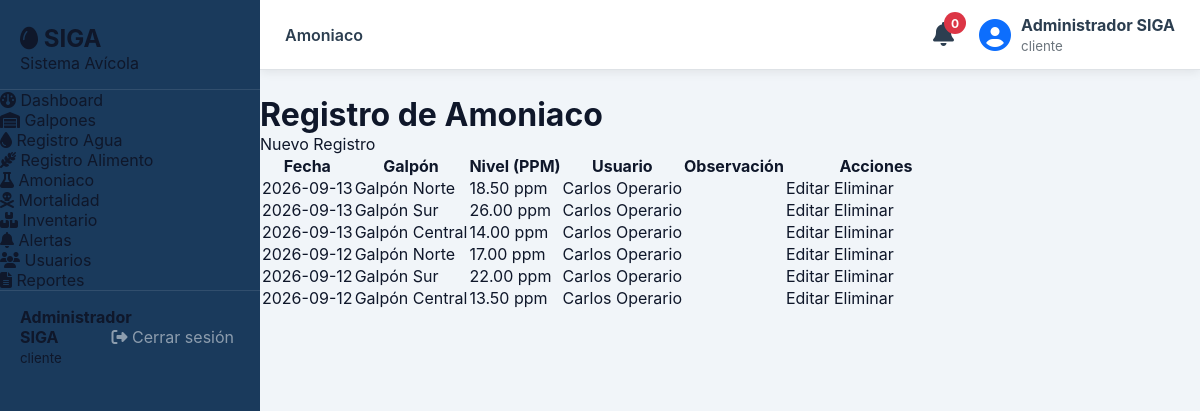
The page /legacy-php/modules/amoniaco/index.php (signed in) on the database its author committed.
### tables this page shows
CREATE TABLE IF NOT EXISTS `registros_amoniaco` (
  `id`          INT UNSIGNED NOT NULL AUTO_INCREMENT,
  `galpon_id`   INT UNSIGNED NOT NULL,
  `fecha`       DATE         NOT NULL,
  `nivel_ppm`   DECIMAL(8,2) NOT NULL DEFAULT 0,
  `usuario_id`  INT UNSIGNED NOT NULL,
  `observacion` TEXT,
  `created_at`  DATETIME NOT NULL DEFAULT CURRENT_TIMESTAMP,
  PRIMARY KEY (`id`),
  CONSTRAINT `fk_amoniaco_galpon`  FOREIGN KEY (`galpon_id`)  REFERENCES `galpones`(`id`) ON DELETE CASCADE,
  CONSTRAINT `fk_amoniaco_usuario` FOREIGN KEY (`usuario_id`) REFERENCES `usuarios`(`id`)
);

CREATE TABLE IF NOT EXISTS `galpones` (
  `id`                  INT UNSIGNED NOT NULL AUTO_INCREMENT,
  `codigo`              VARCHAR(20)  NOT NULL UNIQUE,
  `nombre`              VARCHAR(100) NOT NULL,
  `ubicacion`           VARCHAR(200),
  `capacidad_maxima`    INT UNSIGNED NOT NULL DEFAULT 0,
  `cantidad_actual`     INT UNSIGNED NOT NULL DEFAULT 0,
  `estado`              ENUM('activo','inactivo','mantenimiento') NOT NULL DEFAULT 'activo',
  `responsable_id`      INT UNSIGNED,
  `created_at`          DATETIME NOT NULL DEFAULT CURRENT_TIMESTAMP,
  PRIMARY KEY (`id`),
  CONSTRAINT `fk_galpones_responsable` FOREIGN KEY (`responsable_id`) REFERENCES `usuarios`(`id`) ON DELETE SET NULL
);

CREATE TABLE IF NOT EXISTS `usuarios` (
  `id`              INT UNSIGNED NOT NULL AUTO_INCREMENT,
  `nombre_completo` VARCHAR(150) NOT NULL,
  `documento`       VARCHAR(30)  NOT NULL UNIQUE,
  `email`           VARCHAR(120) NOT NULL UNIQUE,
  `telefono`        VARCHAR(20),
  `password_hash`   VARCHAR(255) NOT NULL,
  `rol_id`          INT UNSIGNED NOT NULL DEFAULT 2,
  `activo`          TINYINT(1)   NOT NULL DEFAULT 1,
  `created_at`      DATETIME     NOT NULL DEFAULT CURRENT_TIMESTAMP,
  `updated_at`      DATETIME     NOT NULL DEFAULT CURRENT_TIMESTAMP ON UPDATE CURRENT_TIMESTAMP,
  PRIMARY KEY (`id`),
  CONSTRAINT `fk_usuarios_rol` FOREIGN KEY (`rol_id`) REFERENCES `roles`(`id`)
);

### legacy-php/modules/amoniaco/index.php (the view, shortened to what this page needs)
<?php
$db = getDB();
$sql = "SELECT ra.*,
               g.nombre AS galpon,
               u.nombre_completo AS usuario
        FROM registros_amoniaco ra
        LEFT JOIN galpones g ON ra.galpon_id = g.id
        LEFT JOIN usuarios u ON ra.usuario_id = u.id
        ORDER BY ra.fecha DESC";
$registros = $db->query($sql)->fetchAll();
include '../../includes/header.php';
?>
<div class="container">
    <div class="page-header d-flex justify-content-between align-items-center mb-4">
        <h1>Registro de Amoniaco</h1>
        <a href="crear.php" class="btn btn-primary">
            Nuevo Registro
        </a>
    </div>
    <table class="table table-bordered table-hover">
        <thead class="table-dark">
            <tr>
                <th>Fecha</th>
                <th>Galpón</th>
                <th>Nivel (PPM)</th>
                <th>Usuario</th>
                <th>Observación</th>
                <th width="180">Acciones</th>
            </tr>
        </thead>
        <tbody>
        <?php if(count($registros)>0): ?>
            <?php foreach($registros as $r): ?>
                <tr>
                    <td><?= htmlspecialchars($r['fecha']) ?></td>
                    <td><?= htmlspecialchars($r['galpon']) ?></td>
                    <td><?= htmlspecialchars($r['nivel_ppm']) ?> ppm</td>
                    <td><?= htmlspecialchars($r['usuario']) ?></td>
                    <td><?= htmlspecialchars($r['observacion']) ?></td>
                    <td>
                        <a href="editar.php?id=<?= $r['id'] ?>"
                           class="btn btn-warning btn-sm">
                           Editar
                        </a>
                        <a href="eliminar.php?id=<?= $r['id'] ?>"
                           class="btn btn-danger btn-sm"
                           onclick="return confirm('¿Desea eliminar este registro?');">
                           Eliminar
                        </a>
                    </td>
                </tr>
            <?php endforeach; ?>
        <?php endif; ?>
        </tbody>
    </table>
</div>
<?php include '../../includes/footer.php'; ?>

### legacy-php/assets/css/siga.css (style rules this page uses)
:root { --siga-blue: #1a3a5c; --siga-blue-mid: #2a5298; --siga-blue-lt: #3d6eb5; --siga-green: #2e7d52; --siga-green-lt: #43a875; --siga-amber: #e67e22; --siga-red: #c0392b; --siga-white: #f8fafc; --siga-gray-50: #f1f5f9; --siga-gray-100: #e2e8f0; --siga-gray-300: #cbd5e1; --siga-gray-500: #64748b; --siga-gray-700: #334155; --siga-gray-900: #0f172a; --sidebar-w: 260px; --topbar-h: 62px; --radius: 12px; --radius-sm: 8px; --shadow: 0 4px 20px rgba(26,58,92,.10); --shadow-sm: 0 2px 8px rgba(26,58,92,.07); --transition: .22s ease; font-family: 'Inter', system-ui, sans-serif; }
*, *::before, *::after { box-sizing: border-box; margin: 0; padding: 0; }
body { background: var(--siga-gray-50); color: var(--siga-gray-900); }
a { text-decoration: none; color: inherit; }

### rows shown on the page
registros_amoniaco: fecha "2026-09-13", galpon.nombre "Galpón Norte", nivel_ppm "18.50", usuario.nombre_completo "Carlos Operario"
registros_amoniaco: fecha "2026-09-13", galpon.nombre "Galpón Sur", nivel_ppm "26.00", usuario.nombre_completo "Carlos Operario"
registros_amoniaco: fecha "2026-09-13", galpon.nombre "Galpón Central", nivel_ppm "14.00", usuario.nombre_completo "Carlos Operario"
registros_amoniaco: fecha "2026-09-12", galpon.nombre "Galpón Norte", nivel_ppm "17.00", usuario.nombre_completo "Carlos Operario"
registros_amoniaco: fecha "2026-09-12", galpon.nombre "Galpón Sur", nivel_ppm "22.00", usuario.nombre_completo "Carlos Operario"
registros_amoniaco: fecha "2026-09-12", galpon.nombre "Galpón Central", nivel_ppm "13.50", usuario.nombre_completo "Carlos Operario"

### other values the page prints
$nombreUsuario "Administrador SIGA"
$rolUsuario "cliente"
$activePage "Amoniaco"
$stmt->fetchColumn() "0"
